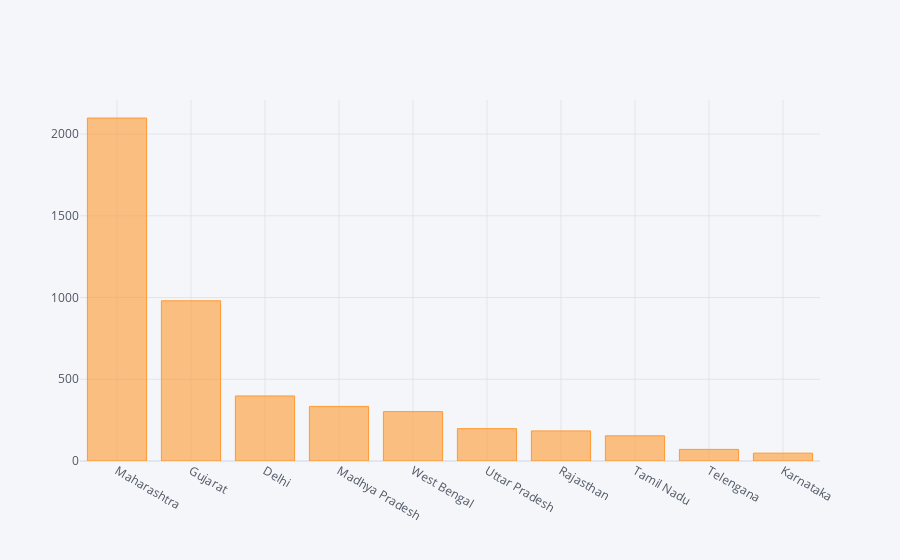

The code cell stored with this chart in its notebook:
### Code cell
latest_state_data.head(10).iplot(kind='bar',x='State/UnionTerritory',y='Deaths',width=2.5,size=20)

### Figure 1 — Plotly figure (JSON) as saved in the notebook; plotly's stock layout.template omitted (floating-point values rounded to 4 significant figures)
{"data": [{"marker": {"color": "rgba(255, 153, 51, 0.6)", "line": {"color": "rgba(255, 153, 51, 1.0)", "width": 1}}, "name": "Deaths", "orientation": "v", "text": "", "type": "bar", "x": ["Maharashtra", "Gujarat", "Delhi", "Madhya Pradesh", "West Bengal", "Uttar Pradesh", "Rajasthan", "Tamil Nadu", "Telengana", "Karnataka"], "y": [2098, 980, 398, 334, 302, 198, 184, 154, 71, 48]}], "layout": {"legend": {"bgcolor": "#F5F6F9", "font": {"color": "#4D5663"}}, "paper_bgcolor": "#F5F6F9", "plot_bgcolor": "#F5F6F9", "title": {"font": {"color": "#4D5663"}}, "xaxis": {"gridcolor": "#E1E5ED", "showgrid": true, "tickfont": {"color": "#4D5663"}, "title": {"font": {"color": "#4D5663"}, "text": ""}, "zerolinecolor": "#E1E5ED"}, "yaxis": {"gridcolor": "#E1E5ED", "showgrid": true, "tickfont": {"color": "#4D5663"}, "title": {"font": {"color": "#4D5663"}, "text": ""}, "zerolinecolor": "#E1E5ED"}}}
